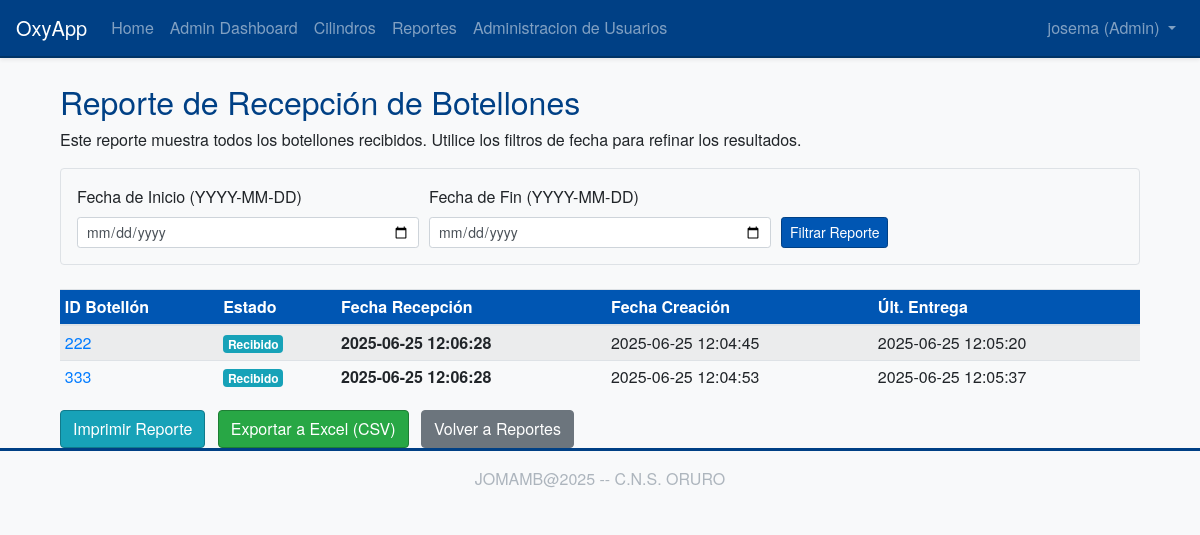
Screenshot of /reports/receptions (signed in) with the database file from the repository.
### app/models/user.py (models this page shows, shortened)
class User(UserMixin, db.Model):
    __tablename__ = 'user'
    id = db.Column(db.Integer, primary_key=True)
    username = db.Column(db.String(64), index=True, unique=True, nullable=False)
    email = db.Column(db.String(120), index=True, unique=True, nullable=False)
    password_hash = db.Column(db.String(128))
    nombre = db.Column(db.String(64), index=True, nullable=True)
    apellidos = db.Column(db.String(128), index=True, nullable=True)
    role = db.Column(db.String(10), default='user', nullable=False)
    movimientos_registrados = db.relationship(
        'HistorialMovimiento',
        foreign_keys=[HistorialMovimiento.user_id],
        backref=db.backref('usuario', lazy='joined'),
        lazy='dynamic',
        order_by=desc(HistorialMovimiento.fecha_movimiento)
    )

### app/models/cylinder.py (models this page shows, shortened)
class Cylinder(db.Model):
    __tablename__ = 'cylinder'
    id = db.Column(db.Integer, primary_key=True)
    cylinder_id_tag = db.Column(db.String(64), index=True, unique=True, nullable=False)
    status = db.Column(db.String(64), default='available', nullable=False)
    creation_date = db.Column(db.DateTime, index=True, default=datetime.utcnow)
    reception_date = db.Column(db.DateTime, nullable=True, index=True)
    delivery_date = db.Column(db.DateTime, nullable=True, index=True)
    marca = db.Column(db.String(80), nullable=True)
    color = db.Column(db.String(50), nullable=True)
    numero_serie = db.Column(db.String(80), nullable=True, index=True)
    esta_activo = db.Column(db.Boolean, default=True, nullable=True, index=True)##solo para pruebas
    historial_movimientos = db.relationship(
        'HistorialMovimiento',
        backref='cilindro',
        lazy='dynamic',
        order_by='HistorialMovimiento.fecha_movimiento.desc()'
    )

### app/routes/reports.py (the view)
@bp.route('/receptions', methods=['GET', 'POST'])
@login_required
def cylinder_receptions_report():
    form = DateRangeReportForm(request.form)
    query = Cylinder.query.filter(Cylinder.reception_date.isnot(None))
    fecha_inicio_data = None
    fecha_fin_data = None
    if request.method == 'POST' and form.clear_filter.data:
        return redirect(url_for('reports.cylinder_receptions_report'))
    if form.validate_on_submit() and form.submit_filter.data:
        fecha_inicio_data = form.fecha_inicio.data
        fecha_fin_data = form.fecha_fin.data
    elif request.method == 'GET':
        fecha_inicio_str = request.args.get('fecha_inicio')
        fecha_fin_str = request.args.get('fecha_fin')
        try:
            if fecha_inicio_str: fecha_inicio_data = datetime.strptime(fecha_inicio_str, '%Y-%m-%d').date()
            if fecha_fin_str: fecha_fin_data = datetime.strptime(fecha_fin_str, '%Y-%m-%d').date()
            form.fecha_inicio.data = fecha_inicio_data
            form.fecha_fin.data = fecha_fin_data
        except ValueError:
            flash('Formato de fecha inválido en URL. Use YYYY-MM-DD.', 'warning')
    if fecha_inicio_data:
        query = query.filter(Cylinder.reception_date >= datetime.combine(fecha_inicio_data, time.min))
    if fecha_fin_data:
        query = query.filter(Cylinder.reception_date <= datetime.combine(fecha_fin_data, time.max))
    page = request.args.get('page', 1, type=int)
    receptions_pagination = query.order_by(Cylinder.reception_date.desc()).paginate(
        page=page, per_page=15, error_out=False
    )
    pagination_params = {'page': receptions_pagination.next_num}
    if fecha_inicio_data: pagination_params['fecha_inicio'] = fecha_inicio_data.strftime('%Y-%m-%d')
    if fecha_fin_data: pagination_params['fecha_fin'] = fecha_fin_data.strftime('%Y-%m-%d')
    next_url = url_for('reports.cylinder_receptions_report', **pagination_params) if receptions_pagination.has_next else None
    pagination_params['page'] = receptions_pagination.prev_num
    prev_url = url_for('reports.cylinder_receptions_report', **pagination_params) if receptions_pagination.has_prev else None
    return render_template('reports/receptions_report.html',
                           title='Reporte de Recepción de Botellones',
                           form=form,
                           cylinders=receptions_pagination.items,
                           pagination=receptions_pagination,
                           next_url=next_url, prev_url=prev_url,
                           current_fecha_inicio=fecha_inicio_data.strftime('%Y-%m-%d') if fecha_inicio_data else None,
                           current_fecha_fin=fecha_fin_data.strftime('%Y-%m-%d') if fecha_fin_data else None)

### app/forms.py
class DateRangeReportForm(FlaskForm):
    fecha_inicio = DateField('Fecha de Inicio (YYYY-MM-DD)', format='%Y-%m-%d', validators=[Optional()])
    fecha_fin = DateField('Fecha de Fin (YYYY-MM-DD)', format='%Y-%m-%d', validators=[Optional(), date_check])
    submit_filter = SubmitField('Filtrar Reporte')
    clear_filter = SubmitField('Limpiar Filtro')

### app/models/user.py (called while the page is built)
@login.user_loader
def load_user(id):
    return User.query.get(int(id))

### app/templates/reports/receptions_report.html (shortened to what this page needs)
{% extends "base.html" %}
{% import "bootstrap_wtf.html" as wtf %}
{% block content %}
<div class="container mt-4">
    <div class="printable-area">
        <h2>{{ title }}</h2>
        <p class="report-description">Este reporte muestra todos los botellones recibidos. Utilice los filtros de fecha para refinar los resultados.</p>
        <form method="POST" action="{{ url_for('reports.cylinder_receptions_report') }}" class="mb-4 p-3 border rounded bg-light no-print">
            <div class="form-row align-items-end">
                <div class="col-md-4">
                    {{ form.fecha_inicio.label(class="form-control-label") }}
                    {{ form.fecha_inicio(class="form-control form-control-sm" + (" is-invalid" if form.fecha_inicio.errors else "")) }}
                </div>
                <div class="col-md-4">
                    {{ form.fecha_fin.label(class="form-control-label") }}
                    {{ form.fecha_fin(class="form-control form-control-sm" + (" is-invalid" if form.fecha_fin.errors else "")) }}
                </div>
                <div class="col-md-auto mb-2 mb-md-0">
                    {{ form.submit_filter(class="btn btn-primary btn-sm") }}
                </div>
            </div>
        </form>
        {% if cylinders %}
        <table class="table table-sm table-striped table-hover mt-3">
            <thead>
                <tr>
                    <th>ID Botellón</th>
                    <th>Estado</th>
                    <th>Fecha Recepción</th>
                    <th>Fecha Creación</th>
                    <th>Últ. Entrega</th>
                </tr>
            </thead>
            <tbody>
            {% for cylinder in cylinders %}
                <tr>
                    <td><a href="{{ url_for('cylinders.view_cylinder', cylinder_id=cylinder.id) }}">{{ cylinder.cylinder_id_tag }}</a></td>
                    <td>
                        <span class="badge badge-{% if cylinder.status == 'available' %}success{% elif cylinder.status == 'delivered' %}warning{% elif cylinder.status == 'received' %}info{% elif cylinder.status == 'maintenance' %}secondary{% elif cylinder.status == 'created' %}primary{% else %}light{% endif %}">
                            {% if cylinder.status == 'available' %}Disponible
                            {% elif cylinder.status == 'delivered' %}Entregado
                            {% elif cylinder.status == 'received' %}Recibido
                            {% elif cylinder.status == 'maintenance' %}Mantenimiento
                            {% elif cylinder.status == 'created' %}Creado
                            {% else %}{{ cylinder.status | title }}
                            {% endif %}
                        </span>
                    </td>
                    <td><strong>{{ cylinder.reception_date.strftime('%Y-%m-%d %H:%M:%S') if cylinder.reception_date else 'N/A' }}</strong></td>
                    <td>{{ cylinder.creation_date.strftime('%Y-%m-%d %H:%M:%S') if cylinder.creation_date else 'N/A' }}</td>
                    <td>{{ cylinder.delivery_date.strftime('%Y-%m-%d %H:%M:%S') if cylinder.delivery_date else 'N/A' }}</td>
                </tr>
                {% endfor %}
            </tbody>
        </table>
        {% else %}
        <div class="alert alert-info mt-3">
            No se encontraron botellones recibidos para el rango de fechas seleccionado o no hay recepciones registradas.
        </div>
        {% endif %}
    </div>
    <div class="mt-3 no-print">
        <button onclick="window.print();" class="btn btn-info mr-2">Imprimir Reporte</button>
        <a href="{{ url_for('reports.export_receptions_csv', fecha_inicio=current_fecha_inicio, fecha_fin=current_fecha_fin) }}" class="btn btn-success mr-2">Exportar a Excel (CSV)</a>
        <a href="{{ url_for('reports.index') }}" class="btn btn-secondary">Volver a Reportes</a>
    </div>
</div>
{% endblock %}

### app/templates/base.html (shortened to what this page needs)
<!doctype html>
<html lang="en">
  <head>
    <link rel="stylesheet" href="https://stackpath.bootstrapcdn.com/bootstrap/4.5.2/css/bootstrap.min.css">
    <link rel="stylesheet" href="{{ url_for('static', filename='css/custom.css') }}">
    <link rel="stylesheet" href="{{ url_for('static', filename='css/print.css') }}" media="print">
  </head>
  <body>
    <nav class="navbar navbar-expand-lg navbar-dark bg-primary shadow-sm">
      <a class="navbar-brand" href="{{ url_for('main.index') }}">OxyApp</a>
      <div class="collapse navbar-collapse" id="navbarNav">
        <ul class="navbar-nav mr-auto">
          <li class="nav-item">
            <a class="nav-link" href="{{ url_for('main.index') }}">Home</a>
          </li>
          {% if current_user.is_authenticated %}
            {% if current_user.role == 'user' %}
            <li class="nav-item">
              <a class="nav-link" href="{{ url_for('main.dashboard') }}">Dashboard</a>
            </li>
            {% elif current_user.role == 'admin' %}
            <li class="nav-item">
              <a class="nav-link" href="{{ url_for('admin.dashboard') }}">Admin Dashboard</a>
            </li>
            {% endif %}
          <li class="nav-item">
            <a class="nav-link" href="{{ url_for('cylinders.index') }}">Cilindros</a>
          </li>
          <li class="nav-item">
            <a class="nav-link" href="{{ url_for('reports.index') }}">Reportes</a>
          </li>
          {% if current_user.role == 'admin' %}
          <li class="nav-item">
            <a class="nav-link" href="{{ url_for('admin.manage_users') }}">Administracion de Usuarios</a>
          </li>
          {% endif %}
          {% endif %}
        </ul>
        <ul class="navbar-nav">
          {% if current_user.is_anonymous %}
          <li class="nav-item">
            <a class="nav-link" href="{{ url_for('auth.login') }}">Login</a>
          </li>
          <li class="nav-item">
            <a class="nav-link btn btn-outline-light btn-sm" href="{{ url_for('auth.register') }}">Registro</a>
          </li>
          {% else %}
          <li class="nav-item dropdown">
            <a class="nav-link dropdown-toggle" href="#" id="navbarDropdown" role="button" data-toggle="dropdown" aria-haspopup="true" aria-expanded="false">
              {{ current_user.username }} ({{ current_user.role | title }})
            </a>
          </li>
          {% endif %}
        </ul>
      </div>
    </nav>
    <main role="main" class="container mt-4">
      {% block content %}{% endblock %}
    </main>
    <footer class="footer mt-auto py-3 bg-light text-center">
        <div class="container">
            <span class="text-muted">JOMAMB@2025 -- C.N.S. ORURO</span>
        </div>
    </footer>
  </body>
</html>

### app/static/css/custom.css (style rules this page uses)
body { font-family: 'Helvetica Neue', Helvetica, Arial, sans-serif; background-color: #f8f9fa; color: #212529; }
.navbar-dark.bg-primary { background-color: #004085 !important; border-bottom: 2px solid #003366; }
.navbar-dark .navbar-brand, .navbar-dark .navbar-brand:hover, .navbar-dark .navbar-brand:focus, .navbar-dark .nav-link { color: #ffffff; }
.btn-primary { background-color: #0056b3; border-color: #004085; }
.btn-success { background-color: #28a745; border-color: #1e7e34; }
.btn-info { background-color: #17a2b8; border-color: #117a8b; }
.footer { background-color: #343a40; color: #f8f9fa; padding-top: 1.5rem; padding-bottom: 1.5rem; border-top: 3px solid #004085; }
.footer .text-muted { color: #adb5bd !important; }
h1, h2, h3, h4, h5, .display-4 { color: #004085; }
.table thead th { background-color: #0056b3; color: #ffffff; }

### rows the page displays
User: username "josema", role "Admin"
Cylinder: cylinder_id_tag "222", status "Recibido", reception_date "2025-06-25 12:06:28", creation_date "2025-06-25 12:04:45", delivery_date "2025-06-25 12:05:20"
Cylinder: cylinder_id_tag "333", status "Recibido", reception_date "2025-06-25 12:06:28", creation_date "2025-06-25 12:04:53", delivery_date "2025-06-25 12:05:37"

### other values shown
{{ title }} "Reporte de Recepción de Botellones"
